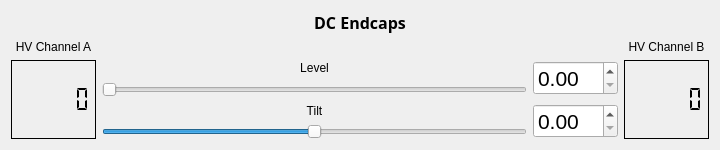
<?xml version="1.0" encoding="UTF-8"?>
<ui version="4.0">
 <class>Form</class>
 <widget class="QWidget" name="Form">
  <property name="geometry">
   <rect>
    <x>0</x>
    <y>0</y>
    <width>720</width>
    <height>150</height>
   </rect>
  </property>
  <property name="maximumSize">
   <size>
    <width>720</width>
    <height>160</height>
   </size>
  </property>
  <property name="windowTitle">
   <string>Form</string>
  </property>
  <layout class="QVBoxLayout" name="verticalLayout">
   <property name="sizeConstraint">
    <enum>QLayout::SetDefaultConstraint</enum>
   </property>
   <item>
    <layout class="QGridLayout" name="gridLayout" rowstretch="3,1,1,1,1,1" columnstretch="1,5,1,1" columnminimumwidth="1,200,2,1">
     <property name="sizeConstraint">
      <enum>QLayout::SetMinAndMaxSize</enum>
     </property>
     <item row="0" column="0" colspan="4">
      <widget class="QLabel" name="title">
       <property name="sizePolicy">
        <sizepolicy hsizetype="Preferred" vsizetype="Fixed">
         <horstretch>0</horstretch>
         <verstretch>0</verstretch>
        </sizepolicy>
       </property>
       <property name="font">
        <font>
         <family>Sans Serif</family>
         <pointsize>12</pointsize>
         <weight>75</weight>
         <bold>true</bold>
         <underline>false</underline>
         <kerning>true</kerning>
        </font>
       </property>
       <property name="text">
        <string>DC Endcaps</string>
       </property>
       <property name="textFormat">
        <enum>Qt::AutoText</enum>
       </property>
       <property name="alignment">
        <set>Qt::AlignCenter</set>
       </property>
      </widget>
     </item>
     <item row="1" column="0">
      <widget class="QLabel" name="label">
       <property name="sizePolicy">
        <sizepolicy hsizetype="Preferred" vsizetype="Fixed">
         <horstretch>0</horstretch>
         <verstretch>0</verstretch>
        </sizepolicy>
       </property>
       <property name="text">
        <string>HV Channel A</string>
       </property>
       <property name="alignment">
        <set>Qt::AlignHCenter|Qt::AlignTop</set>
       </property>
       <property name="wordWrap">
        <bool>false</bool>
       </property>
      </widget>
     </item>
     <item row="1" column="3">
      <widget class="QLabel" name="label_2">
       <property name="sizePolicy">
        <sizepolicy hsizetype="Preferred" vsizetype="Fixed">
         <horstretch>0</horstretch>
         <verstretch>0</verstretch>
        </sizepolicy>
       </property>
       <property name="text">
        <string>HV Channel B</string>
       </property>
       <property name="alignment">
        <set>Qt::AlignHCenter|Qt::AlignTop</set>
       </property>
       <property name="wordWrap">
        <bool>false</bool>
       </property>
      </widget>
     </item>
     <item row="2" column="0" rowspan="4">
      <widget class="QLCDNumber" name="lcdOne">
       <property name="sizePolicy">
        <sizepolicy hsizetype="Preferred" vsizetype="Preferred">
         <horstretch>0</horstretch>
         <verstretch>0</verstretch>
        </sizepolicy>
       </property>
       <property name="font">
        <font>
         <pointsize>12</pointsize>
         <strikeout>false</strikeout>
         <kerning>true</kerning>
        </font>
       </property>
       <property name="autoFillBackground">
        <bool>false</bool>
       </property>
       <property name="inputMethodHints">
        <set>Qt::ImhFormattedNumbersOnly</set>
       </property>
       <property name="frameShadow">
        <enum>QFrame::Plain</enum>
       </property>
       <property name="smallDecimalPoint">
        <bool>true</bool>
       </property>
       <property name="numDigits">
        <number>5</number>
       </property>
       <property name="digitCount">
        <number>5</number>
       </property>
       <property name="mode">
        <enum>QLCDNumber::Dec</enum>
       </property>
       <property name="segmentStyle">
        <enum>QLCDNumber::Flat</enum>
       </property>
       <property name="value" stdset="0">
        <double>0.000000000000000</double>
       </property>
      </widget>
     </item>
     <item row="2" column="1">
      <widget class="QLabel" name="labelLevel">
       <property name="sizePolicy">
        <sizepolicy hsizetype="Preferred" vsizetype="Minimum">
         <horstretch>0</horstretch>
         <verstretch>0</verstretch>
        </sizepolicy>
       </property>
       <property name="text">
        <string>Level</string>
       </property>
       <property name="alignment">
        <set>Qt::AlignCenter</set>
       </property>
      </widget>
     </item>
     <item row="3" column="1">
      <widget class="QSlider" name="sliderLevel">
       <property name="sizePolicy">
        <sizepolicy hsizetype="Preferred" vsizetype="Fixed">
         <horstretch>0</horstretch>
         <verstretch>0</verstretch>
        </sizepolicy>
       </property>
       <property name="font">
        <font>
         <stylestrategy>PreferAntialias</stylestrategy>
        </font>
       </property>
       <property name="minimum">
        <number>50</number>
       </property>
       <property name="maximum">
        <number>1000</number>
       </property>
       <property name="singleStep">
        <number>1</number>
       </property>
       <property name="orientation">
        <enum>Qt::Horizontal</enum>
       </property>
      </widget>
     </item>
     <item row="2" column="3" rowspan="4">
      <widget class="QLCDNumber" name="lcdTwo">
       <property name="sizePolicy">
        <sizepolicy hsizetype="Preferred" vsizetype="Preferred">
         <horstretch>0</horstretch>
         <verstretch>0</verstretch>
        </sizepolicy>
       </property>
       <property name="font">
        <font>
         <pointsize>12</pointsize>
         <strikeout>false</strikeout>
         <kerning>true</kerning>
        </font>
       </property>
       <property name="autoFillBackground">
        <bool>false</bool>
       </property>
       <property name="inputMethodHints">
        <set>Qt::ImhFormattedNumbersOnly</set>
       </property>
       <property name="frameShadow">
        <enum>QFrame::Plain</enum>
       </property>
       <property name="smallDecimalPoint">
        <bool>true</bool>
       </property>
       <property name="numDigits">
        <number>5</number>
       </property>
       <property name="digitCount">
        <number>5</number>
       </property>
       <property name="mode">
        <enum>QLCDNumber::Dec</enum>
       </property>
       <property name="segmentStyle">
        <enum>QLCDNumber::Flat</enum>
       </property>
       <property name="value" stdset="0">
        <double>0.000000000000000</double>
       </property>
      </widget>
     </item>
     <item row="4" column="1">
      <widget class="QLabel" name="labelTilt">
       <property name="text">
        <string>Tilt</string>
       </property>
       <property name="alignment">
        <set>Qt::AlignCenter</set>
       </property>
      </widget>
     </item>
     <item row="5" column="1">
      <widget class="QSlider" name="sliderTilt">
       <property name="sizePolicy">
        <sizepolicy hsizetype="Preferred" vsizetype="Fixed">
         <horstretch>0</horstretch>
         <verstretch>0</verstretch>
        </sizepolicy>
       </property>
       <property name="minimum">
        <number>-100</number>
       </property>
       <property name="maximum">
        <number>100</number>
       </property>
       <property name="orientation">
        <enum>Qt::Horizontal</enum>
       </property>
      </widget>
     </item>
     <item row="2" column="2" rowspan="2">
      <widget class="QDoubleSpinBox" name="spinLevel">
       <property name="font">
        <font>
         <pointsize>16</pointsize>
        </font>
       </property>
       <property name="decimals">
        <number>2</number>
       </property>
       <property name="singleStep">
        <double>0.010000000000000</double>
       </property>
      </widget>
     </item>
     <item row="4" column="2" rowspan="2">
      <widget class="QDoubleSpinBox" name="spinTilt">
       <property name="font">
        <font>
         <pointsize>16</pointsize>
        </font>
       </property>
       <property name="singleStep">
        <double>0.010000000000000</double>
       </property>
      </widget>
     </item>
    </layout>
   </item>
  </layout>
 </widget>
 <resources/>
 <connections/>
</ui>
